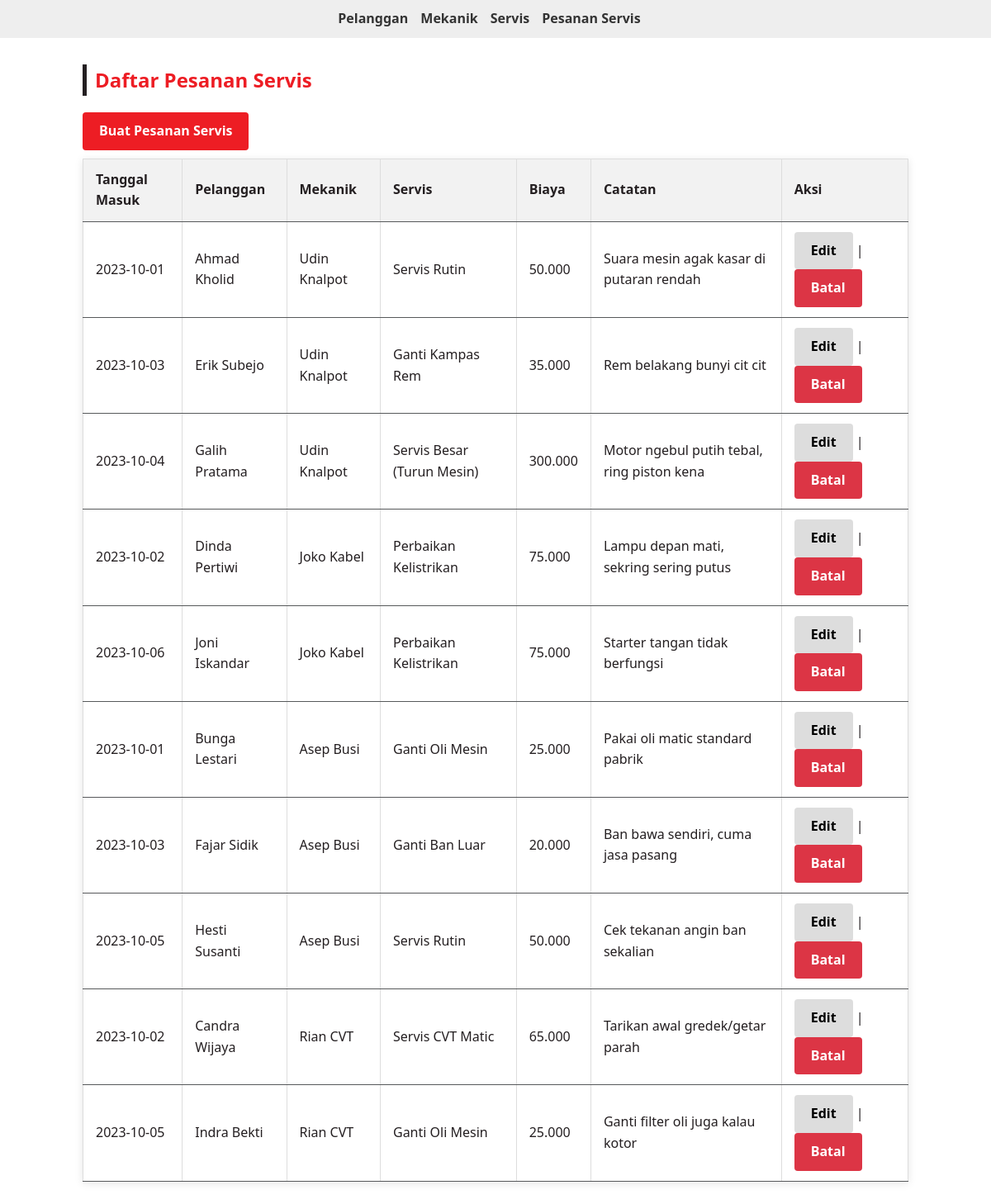
The page / on the database its author committed.
### tables this page shows
CREATE TABLE `pesanan_servis` (
  `id` int(11) NOT NULL,
  `id_pelanggan` int(11) NOT NULL,
  `id_mekanik` int(11) NOT NULL,
  `id_servis` int(11) NOT NULL,
  `tgl_masuk` date NOT NULL,
  `catatan` text DEFAULT NULL
);

CREATE TABLE `pelanggan` (
  `id` int(11) NOT NULL,
  `nama_pelanggan` varchar(100) NOT NULL,
  `kontak` varchar(50) NOT NULL
);

CREATE TABLE `mekanik` (
  `id` int(11) NOT NULL,
  `nama_mekanik` varchar(100) NOT NULL,
  `spesialisasi` varchar(100) NOT NULL
);

CREATE TABLE `servis` (
  `id` int(11) NOT NULL,
  `jenis_servis` varchar(100) NOT NULL,
  `biaya` int(11) NOT NULL
);

### models/Pelanggan.php (called while the page is built, shortened)
<?php
require_once "config/Database.php";
class Pelanggan
{
    public function __construct() {
        $database = new Database();
    }
}

### config/Database.php (called while the page is built, shortened)
<?php
class Database
{
    private $host = "localhost";
    private $database = "bengkel_azul";
    private $username = "root";
    private $password = "";
    public function getConnection()
    {
        $this->conn = null;
        try {
            $this->conn = new PDO("mysql:host=" . $this->host . ";dbname=" . $this->database, $this->username, $this->password);
            $this->conn->setAttribute(PDO::ATTR_ERRMODE, PDO::ERRMODE_EXCEPTION);
        } catch (PDOException $exception) {
            echo "Connection error: " . $exception->getMessage();
        }
        return $this->conn;
    }
}

### models/Mekanik.php (called while the page is built, shortened)
<?php
require_once "config/Database.php";
class Mekanik
{
    public function __construct() {
        $database = new Database();
    }
}

### models/Servis.php (called while the page is built, shortened)
<?php
require_once "config/Database.php";
class Servis
{
    public function __construct() {
        $database = new Database();
    }
}

### models/PesananServis.php (called while the page is built, shortened)
<?php
require_once "config/Database.php";
class PesananServis
{
    private $conn;
    private $table = "pesanan_servis";
    public function __construct() {
        $database = new Database();
        $this->conn = $database->getConnection();
    }
    public function getAll() {
        $query = "SELECT ps.*,
            p.nama_pelanggan AS nama_pelanggan,
            m.nama_mekanik AS nama_mekanik,
            s.jenis_servis AS jenis_servis,
            s.biaya AS biaya_servis
            FROM " . $this->table . " ps
            JOIN pelanggan p ON ps.id_pelanggan = p.id
            JOIN mekanik m ON ps.id_mekanik = m.id
            JOIN servis s ON ps.id_servis = s.id";
        $stmt = $this->conn->prepare($query);
        $stmt->execute();
        return $stmt->fetchAll(PDO::FETCH_ASSOC);
    }
}

### viewmodels/PesananServisViewModel.php (called while the page is built, shortened)
<?php
require_once 'models/Pelanggan.php';
require_once 'models/Mekanik.php';
require_once 'models/Servis.php';
require_once 'models/PesananServis.php';
class PesananServisViewModel
{
    private $pesananServisModel;
    public function __construct() {
        $this->pesananServisModel = new PesananServis();
    }
    public function getPesananServisList() { return $this->pesananServisModel->getAll(); }
}

### views/pesananservis_list.php (the view)
<?php require_once 'views/template/header.php'; ?>
<h2 class="mt-4">Daftar Pesanan Servis</h2>
<a href="index.php?entity=pesananservis&action=add" class="btn btn-primary">Buat Pesanan Servis</a>
<table class="w-full border">
    <tr>
        <th>Tanggal Masuk</th>
        <th>Pelanggan</th>
        <th>Mekanik</th>
        <th>Servis</th>
        <th>Biaya</th>
        <th>Catatan</th>
        <th>Aksi</th>
    </tr>
    <?php
    foreach ($pesananServisList as $ps): ?>
        <tr>
            <td><?php echo htmlspecialchars($ps['tgl_masuk']); ?></td>
            <td><?php echo htmlspecialchars($ps['nama_pelanggan']); ?></td>
            <td><?php echo htmlspecialchars($ps['nama_mekanik']); ?></td>
            <td><?php echo htmlspecialchars($ps['jenis_servis']); ?></td>
            <td><?php echo number_format($ps['biaya_servis'], 0, ',', '.'); ?></td>
            <td><?php echo htmlspecialchars($ps['catatan']); ?></td>
            <td>
                <a href="index.php?entity=pesananservis&action=edit&id=<?php echo $ps['id']; ?>" class="btn">Edit</a>
                |
                <a href="index.php?entity=pesananservis&action=delete&id=<?php echo $ps['id']; ?>" class="btn btn-danger" onclick="return confirm('Yakin batalkan pesanan servis ini?');">Batal</a>
            </td>
        </tr>
    <?php endforeach; ?>
</table>
<?php require_once 'views/template/footer.php'; ?>

### index.php (shortened to what this page needs)
<?php
require_once 'viewmodels/PesananServisViewModel.php';
$entity = isset($_GET['entity']) ? $_GET['entity'] : 'pesananservis';
$action = isset($_GET['action']) ? $_GET['action'] : 'index';
$id = isset($_GET['id']) ? $_GET['id'] : null;
switch ($entity) {
    case 'pesananservis':
    default:
        $viewModel = new PesananServisViewModel();
        if ($action == 'save' || $action == 'update') {
            $viewModel->bind($_POST);
            $viewModel->save();
            header("Location: index.php?entity=pesananservis");
        } elseif ($action == 'edit') {
            $pesananServis = $viewModel->getPesananServisById($id);
            $pelangganList = $viewModel->getPelangganList();
            $mekanikList = $viewModel->getMekanikList();
            $servisList = $viewModel->getServisList();
            require 'views/pesananservis_form.php';
        } elseif ($action == 'delete') {
            $viewModel->deletePesananServis($id);
            header("Location: index.php?entity=pesananservis");
        } elseif ($action == 'add') {
            $pelangganList = $viewModel->getPelangganList();
            $mekanikList = $viewModel->getMekanikList();
            $servisList = $viewModel->getServisList();
            require 'views/pesananservis_form.php';
        } else {
            $pesananServisList = $viewModel->getPesananServisList();
            require 'views/pesananservis_list.php';
        }
        break;
}
?>

### views/template/header.php (shortened to what this page needs)
<!DOCTYPE html>
<html lang="en">
<head>
    <link rel="stylesheet" href="assets/style.css">
</head>
<body>
    <nav>
        <a href="index.php?entity=pelanggan&action=list">Pelanggan</a>
        <a href="index.php?entity=mekanik&action=list">Mekanik</a>
        <a href="index.php?entity=servis&action=list">Servis</a>
        <a href="index.php?entity=pesananservis&action=list">Pesanan Servis</a>
    </nav>
    <div class="container">

### views/template/footer.php
</div>
</body>
</html>

### assets/style.css (style rules this page uses)
:root { --bg-white: #ffffff; --primary-red: #ed1d24; --dark-black: #241f21; --mid-gray: #57595b; --light-gray: #f4f4f4; }
body { background-color: var(--bg-white); color: var(--dark-black); font-family: 'Segoe UI', Tahoma, Geneva, Verdana, sans-serif; margin: 0; padding: 0; line-height: 1.6; }
.container { max-width: 1000px; margin: 2rem auto; padding: 0 1rem; }
h2 { color: var(--primary-red); border-left: 5px solid var(--dark-black); padding-left: 10px; margin-bottom: 20px; }
table { width: 100%; border-collapse: collapse; margin-top: 10px; box-shadow: 0 2px 10px rgba(0,0,0,0.1); }
th, td { padding: 12px 15px; border-bottom: 1px solid var(--mid-gray); }
tbody tr { background-color: var(--bg-white); }
td { color: var(--dark-black); }
.btn { display: inline-block; padding: 10px 20px; border: none; border-radius: 4px; cursor: pointer; font-weight: bold; text-decoration: none; transition: 0.3s; }
.btn-primary { background-color: var(--primary-red); color: var(--bg-white); }

### views/template/header.php (style rules this page uses)
body { font-family: sans-serif; padding: 20px; }
nav { background: #eee; padding: 10px; margin-bottom: 20px; display:flex; justify-content: center; }
nav a { margin-right: 15px; text-decoration: none; color: #333; font-weight: bold; }
table { border-collapse: collapse; width: 100%; margin-top: 10px; }
th, td { border: 1px solid #ddd; padding: 8px; text-align: left; }
th { background-color: #f2f2f2; }
.btn { padding: 5px 10px; text-decoration: none; background: #ddd; color: black; border-radius: 4px; }
.btn-primary { background: #007bff; color: white; }
.btn-danger { background: #dc3545; color: white; }

### rows shown on the page
pesanan_servis: tgl_masuk "2023-10-01", id_pelanggan.nama_pelanggan "Ahmad Kholid", id_mekanik.nama_mekanik "Udin Knalpot", id_servis.jenis_servis "Servis Rutin", id_servis.biaya "50.000", catatan "Suara mesin agak kasar di putaran rendah"
pesanan_servis: tgl_masuk "2023-10-03", id_pelanggan.nama_pelanggan "Erik Subejo", id_mekanik.nama_mekanik "Udin Knalpot", id_servis.jenis_servis "Ganti Kampas Rem", id_servis.biaya "35.000", catatan "Rem belakang bunyi cit cit"
pesanan_servis: tgl_masuk "2023-10-04", id_pelanggan.nama_pelanggan "Galih Pratama", id_mekanik.nama_mekanik "Udin Knalpot", id_servis.jenis_servis "Servis Besar (Turun Mesin)", id_servis.biaya "300.000", catatan "Motor ngebul putih tebal, ring piston kena"
pesanan_servis: tgl_masuk "2023-10-02", id_pelanggan.nama_pelanggan "Dinda Pertiwi", id_mekanik.nama_mekanik "Joko Kabel", id_servis.jenis_servis "Perbaikan Kelistrikan", id_servis.biaya "75.000", catatan "Lampu depan mati, sekring sering putus"
pesanan_servis: tgl_masuk "2023-10-06", id_pelanggan.nama_pelanggan "Joni Iskandar", id_mekanik.nama_mekanik "Joko Kabel", id_servis.jenis_servis "Perbaikan Kelistrikan", id_servis.biaya "75.000", catatan "Starter tangan tidak berfungsi"
pesanan_servis: tgl_masuk "2023-10-01", id_pelanggan.nama_pelanggan "Bunga Lestari", id_mekanik.nama_mekanik "Asep Busi", id_servis.jenis_servis "Ganti Oli Mesin", id_servis.biaya "25.000", catatan "Pakai oli matic standard pabrik"
pesanan_servis: tgl_masuk "2023-10-03", id_pelanggan.nama_pelanggan "Fajar Sidik", id_mekanik.nama_mekanik "Asep Busi", id_servis.jenis_servis "Ganti Ban Luar", id_servis.biaya "20.000", catatan "Ban bawa sendiri, cuma jasa pasang"
pesanan_servis: tgl_masuk "2023-10-05", id_pelanggan.nama_pelanggan "Hesti Susanti", id_mekanik.nama_mekanik "Asep Busi", id_servis.jenis_servis "Servis Rutin", id_servis.biaya "50.000", catatan "Cek tekanan angin ban sekalian"
pesanan_servis: tgl_masuk "2023-10-02", id_pelanggan.nama_pelanggan "Candra Wijaya", id_mekanik.nama_mekanik "Rian CVT", id_servis.jenis_servis "Servis CVT Matic", id_servis.biaya "65.000", catatan "Tarikan awal gredek/getar parah"
pesanan_servis: tgl_masuk "2023-10-05", id_pelanggan.nama_pelanggan "Indra Bekti", id_mekanik.nama_mekanik "Rian CVT", id_servis.jenis_servis "Ganti Oli Mesin", id_servis.biaya "25.000", catatan "Ganti filter oli juga kalau kotor"
